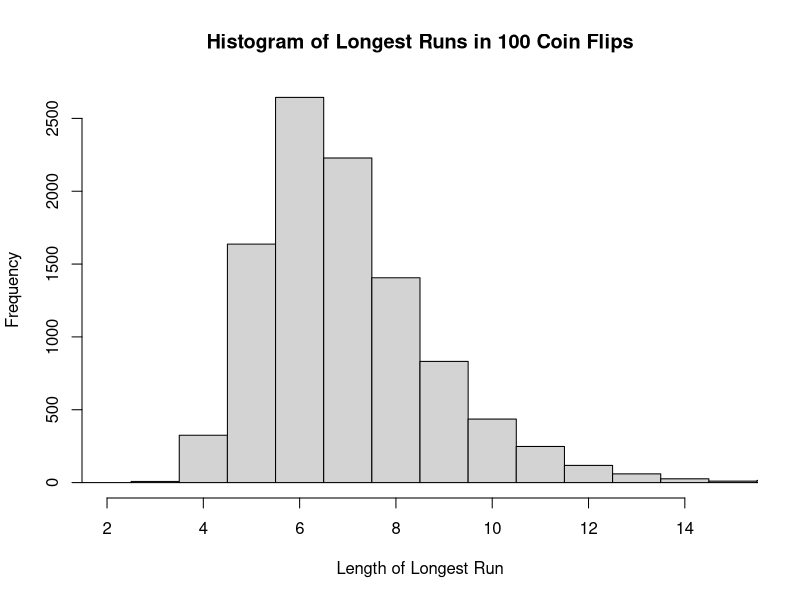

This figure's R source:
#Page 789

set.seed(123)

longest_run <- function(flips) {
  runs <- rle(flips)$lengths
  max_run <- max(runs)
  return(max_run)
}


n_simulations <- 10000
n_flips <- 100

longest_runs <- numeric(n_simulations)
for (i in 1:n_simulations) {
  flips <- sample(c(0, 1), n_flips, replace = TRUE)
  longest_runs[i] <- longest_run(flips)
}


hist(longest_runs, 
     breaks = seq(0.5, max(longest_runs) + 0.5, by = 1),
     main = "Histogram of Longest Runs in 100 Coin Flips",
     xlab = "Length of Longest Run",
     ylab = "Frequency",
     xlim = c(2,15))
